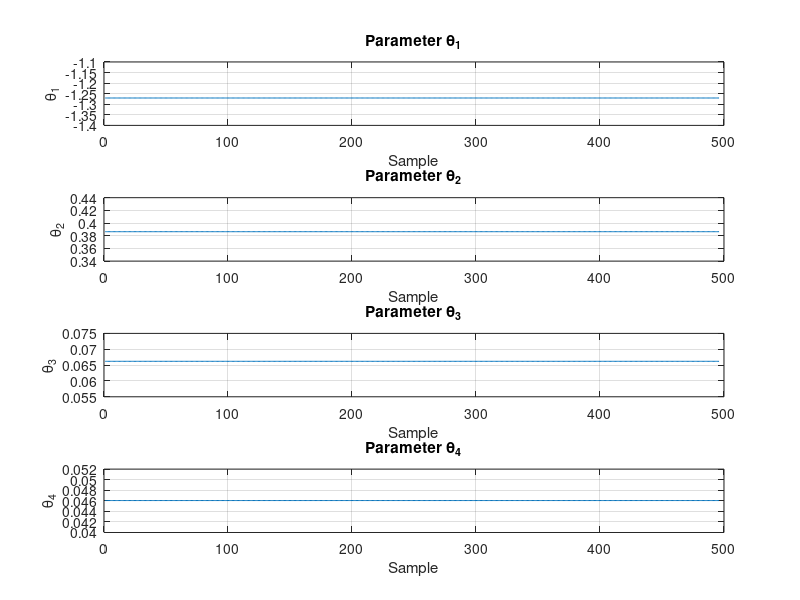
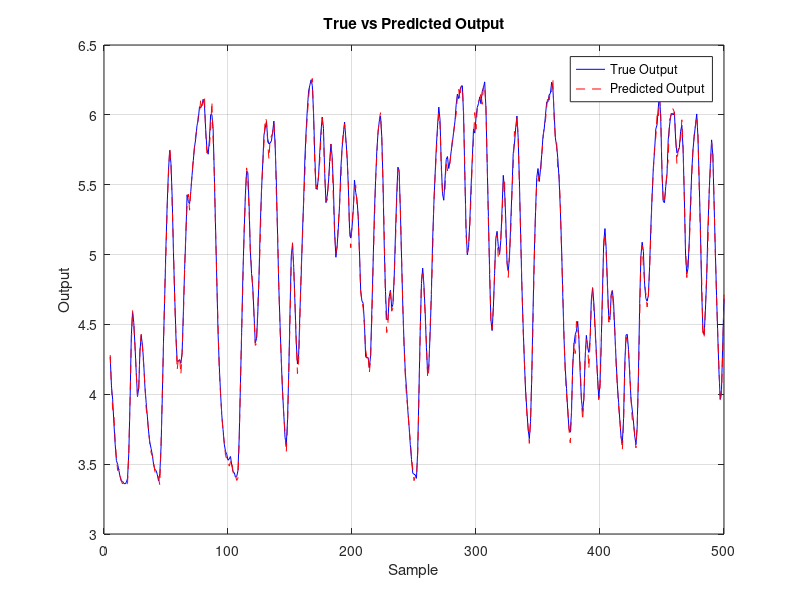

Reproduce these figures in MATLAB, in order.
clc; clear; clear all;

% Wczytanie danych z pliku dryer.dat
data = load('Dane/dryer.dat');
Tp = 0.08;
time = (0:size(data, 1)-1) * Tp;

% Załadowanie do zmiennych:
input_data = data(:,1);    % Moc grzałki wyrażona w [W]
output_data = data(:,2);   % Temperatura wyrażona w [C]

% Podział danych na zestawy treningowe i testowe (50/50)
split_idx = floor(length(input_data) / 2);
input_train = input_data(1:split_idx);
output_train = output_data(1:split_idx);
input_test = input_data(split_idx+1:end);
output_test = output_data(split_idx+1:end);

% Parametry
N_train = length(input_train); % liczba próbek w zestawie treningowym
na = 2; % rząd modelu ARX dla wyjścia
nb = 2; % rząd modelu ARX dla wejścia
nk = 3; % opóźnienie (number of samples)

% Inicjalizacja zmiennych
phi = zeros(N_train - max(na, nb+nk) + 1, na + nb); % macierz regresji
y_train = output_train(max(na, nb+nk):N_train); % wyjściowe dane treningowe

% Wypełnianie macierzy regresji phi
for n = max(na, nb+nk):N_train
    phi_row = [-output_train(n-1:-1:n-na)', input_train(n-nk:-1:n-nk-nb+1)'];
    phi(n - max(na, nb+nk) + 1, :) = phi_row;
end

% Estymacja parametrów metodą LS
theta_LS = (phi' * phi) \ (phi' * y_train);

% Predykcja na zbiorze testowym
N_test = length(input_test);
y_pred = zeros(N_test - max(na, nb+nk) + 1, 1);
phi_test = zeros(N_test - max(na, nb+nk) + 1, na + nb);

for n = max(na, nb+nk):N_test
    phi_row_test = [-output_test(n-1:-1:n-na)', input_test(n-nk:-1:n-nk-nb+1)'];
    phi_test(n - max(na, nb+nk) + 1, :) = phi_row_test;
    y_pred(n - max(na, nb+nk) + 1) = phi_row_test * theta_LS;
end

% Obliczanie Jfit
y_true = output_test(max(na, nb+nk):N_test);
Jfit = 100 * (1 - sum((y_true - y_pred).^2) / sum((y_true - mean(y_true)).^2));

% Tworzenie wykresów estymat parametrów
figure;
for i = 1:na + nb
    subplot(na + nb, 1, i);
    plot(theta_LS(i) * ones(length(y_pred), 1));
    title(['Parameter \theta_', num2str(i)]);
    xlabel('Sample');
    ylabel(['\theta_', num2str(i)]);
    grid on;
end

% Tworzenie wykresu rzeczywistych i predykowanych wartości wyjściowych
figure;
plot(max(na, nb+nk):N_test, y_true, 'b', max(na, nb+nk):N_test, y_pred, 'r--');
title('True vs Predicted Output');
xlabel('Sample');
ylabel('Output');
legend('True Output', 'Predicted Output');
grid on;

% Wyświetlanie końcowych estymat parametrów i Jfit
disp('Estimated parameters:');
disp(theta_LS);

disp(['Jfit: ', num2str(Jfit)]);

% Obliczanie transmitancji końcowej
A = [1; theta_LS(1:na)];
B = [zeros(nk, 1); theta_LS(na+1:end)];

sys = tf(B', A', Tp);
disp('Final transfer function (tf object):');
disp(sys);

% Wyświetlanie czytelnej ułamkowej formy transmitancji
[num, den] = tfdata(sys, 'v');
disp('Final transfer function (fractional form):');
trans_func_str = ['(' num2str(num) ') / (' num2str(den) ')'];
disp(trans_func_str);
